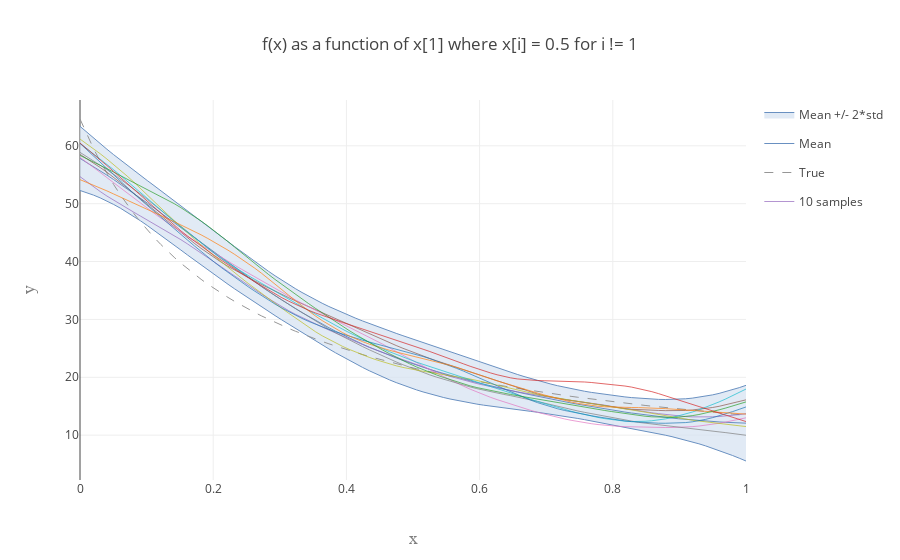

Notebook source saved alongside this figure:
### Markdown cell above
#### Plot a 1D slice of the model

### Code cell
plot_x_dim = 1 # Dimension to plot
x_base_val = 0.5 # All other x has this value

# Test input
px_test = np.linspace(0, 1, 100)
px_test_arr = np.ones((len(px_test), input_dim))*x_base_val
px_test_arr[:,plot_x_dim] = px_test

# True function
y_true = fun_mult(px_test_arr)

# From GP
mean_unconstr, cov_unconstr = model.calc_posterior_unconstrained(px_test_arr, full_cov = True)
mean_unconstr = np.array(mean_unconstr).flatten()
var_unconstr = np.diagonal(cov_unconstr)

num_samples = 10
show_samplepaths = True
samplepaths_unconstr = []
if show_samplepaths: samplepaths_unconstr = np.random.multivariate_normal(mean_unconstr, cov_unconstr, num_samples).T

fig_unconstr_slice = PlotGP2d(x_mean = px_test, mean = mean_unconstr, var = var_unconstr,
                        x_true = px_test, y_true = y_true,
                        samplepaths = samplepaths_unconstr,
                        title = 'f(x) as a function of x[{0}] where x[i] = {1} for i != {0}'.format(plot_x_dim, x_base_val), xrange = [0, 1], smoothing = False)

pltlyoff.iplot(fig_unconstr_slice, filename='')
